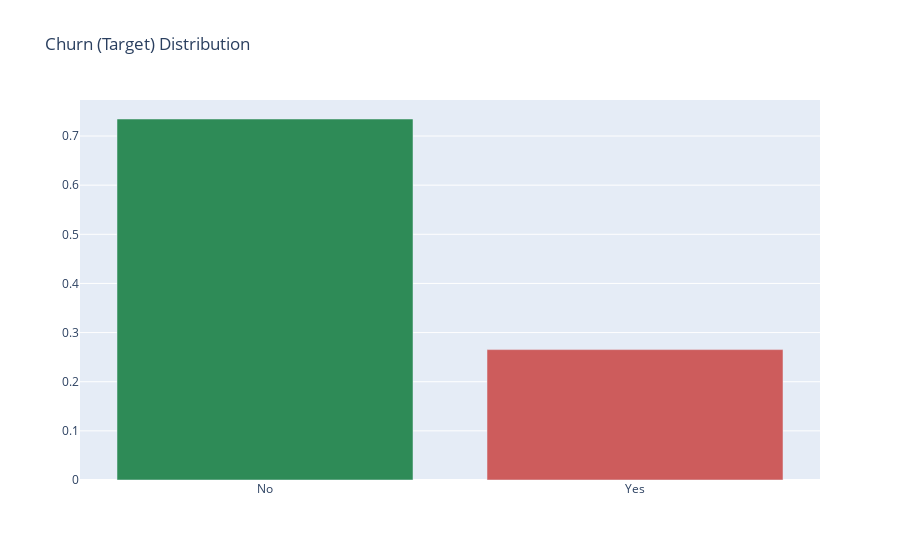

Write notebook code for a chart like this one.
### Code cell
trace0 = go.Bar(
            y = df_qual['Churn'].value_counts(normalize=True).values, x = df_qual['Churn'].value_counts().keys(),
            marker = dict(color = ['seagreen','indianred']))
layout = go.Layout(
            title = 'Churn (Target) Distribution',
            )
data = [trace0]
fig = go.Figure(data = data, layout = layout)
py.iplot(fig)

### Figure 1 — Plotly figure (JSON) as saved in the notebook; plotly's stock layout.template omitted (floating-point values rounded to 4 significant figures)
{"data": [{"marker": {"color": ["seagreen", "indianred"]}, "type": "bar", "x": ["No", "Yes"], "y": [0.7346, 0.2654]}], "layout": {"title": {"text": "Churn (Target) Distribution"}}}
